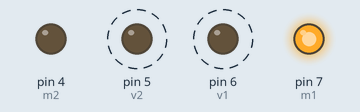
Recording of a sketch running on a simulated Arduino Uno, built with avr-gcc and run on an emulated ATmega328P. Shown: output pins drawn as LEDs (lit = HIGH). Dashed ring = blinking.

Above: at 0.05 s.
Timing chart, 0 to 3.0 s (numbered marks = the images above):
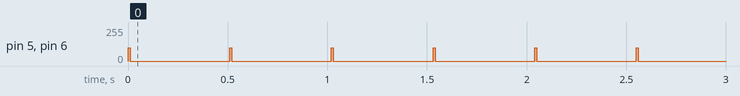

Measured:
- by itself, pin 5 (v2), pin 6 (v1): alternates 100/255 for 0.01 s and 0/255 for 0.50 s

The sketch:

time_clock.ino
```cpp
int m1 = 7;
int m2 = 4;
int v1 = 6;
int v2 = 5;

void setup()
{
  pinMode(m1,OUTPUT);
  pinMode(v1,OUTPUT);
  pinMode(m2,OUTPUT);
  pinMode(v2,OUTPUT);

  digitalWrite(m1, HIGH);
  digitalWrite(m2, LOW);
  analogWrite(v1, 0);
  analogWrite(v2, 0);
}

void loop() {

  analogWrite(v1, 100);
  analogWrite(v2, 100);
  delay(10);
  analogWrite(v1, 0);
  analogWrite(v2, 0);
  delay(500);

    }
```
